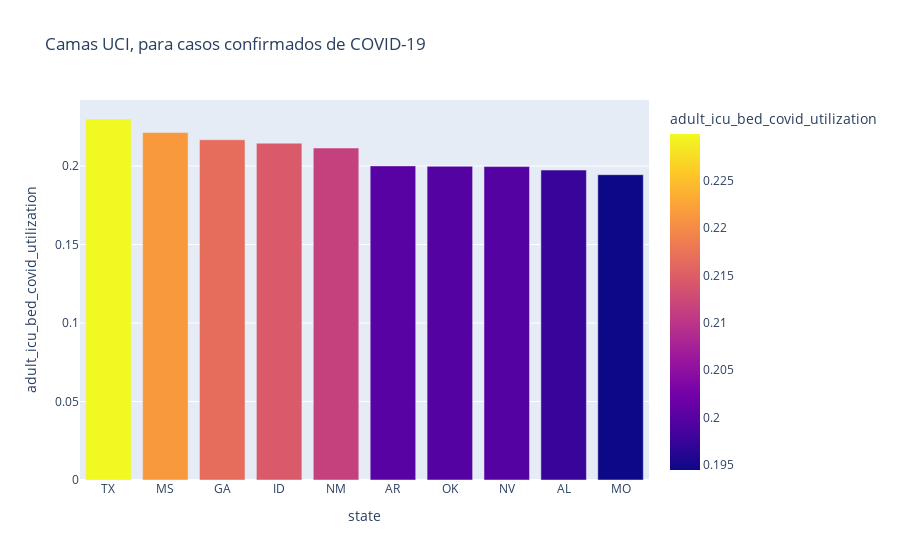

Here is the notebook cell this chart was saved with:
### Code cell
fig = px.bar(df05.head(10), x='state', y='adult_icu_bed_covid_utilization', color='adult_icu_bed_covid_utilization', title='Camas UCI, para casos confirmados de COVID-19')
fig.show()
print('Los estados que ocuparon (%) mas camas UCI: \n' , top05_5.to_markdown() )

### Figure 1 — Plotly figure (JSON) as saved in the notebook; plotly's stock layout.template omitted (floating-point values rounded to 4 significant figures)
{"data": [{"alignmentgroup": "True", "hovertemplate": "state=%{x}<br>adult_icu_bed_covid_utilization=%{marker.color}<extra></extra>", "legendgroup": "", "marker": {"color": [0.2299, 0.2214, 0.2167, 0.2146, 0.2115, 0.2001, 0.1998, 0.1997, 0.1974, 0.1945], "coloraxis": "coloraxis", "pattern": {"shape": ""}}, "name": "", "offsetgroup": "", "orientation": "v", "showlegend": false, "textposition": "auto", "type": "bar", "x": ["TX", "MS", "GA", "ID", "NM", "AR", "OK", "NV", "AL", "MO"], "xaxis": "x", "y": [0.2299, 0.2214, 0.2167, 0.2146, 0.2115, 0.2001, 0.1998, 0.1997, 0.1974, 0.1945], "yaxis": "y"}], "layout": {"barmode": "relative", "coloraxis": {"colorbar": {"title": {"text": "adult_icu_bed_covid_utilization"}}, "colorscale": [[0, "#0d0887"], [0.1111, "#46039f"], [0.2222, "#7201a8"], [0.3333, "#9c179e"], [0.4444, "#bd3786"], [0.5556, "#d8576b"], [0.6667, "#ed7953"], [0.7778, "#fb9f3a"], [0.8889, "#fdca26"], [1, "#f0f921"]]}, "legend": {"tracegroupgap": 0}, "title": {"text": "Camas UCI, para casos confirmados de COVID-19"}, "xaxis": {"anchor": "y", "domain": [0, 1], "title": {"text": "state"}}, "yaxis": {"anchor": "x", "domain": [0, 1], "title": {"text": "adult_icu_bed_covid_utilization"}}}}
